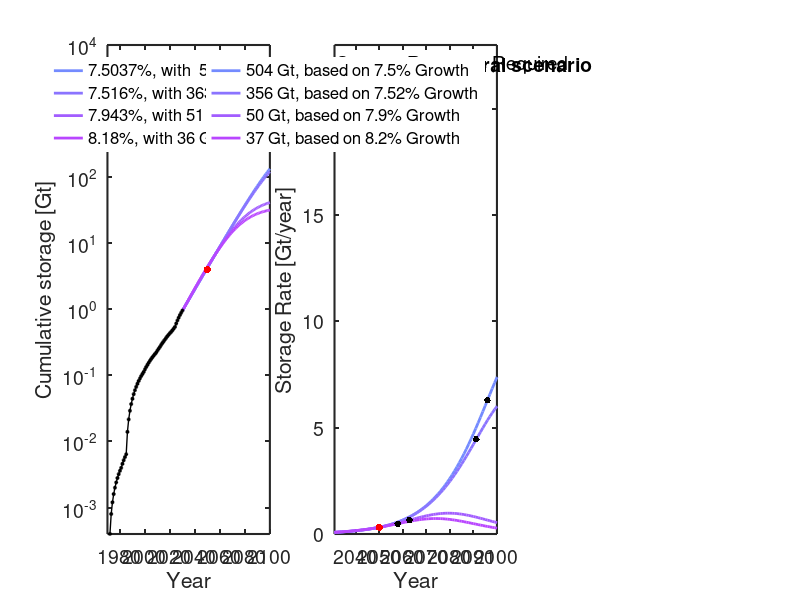

The MATLAB source for this figure:
% US national 

clear all
close all
set(0,'DefaultAxesFontSize',14, 'defaultlinelinewidth', 2,...
    'DefaultAxesTitleFontWeight', 'normal')

% Define colormaps, note that colorbrewer was used for manuscript figures,
% and requires additional packages
summercc = summer(6); 
autumncc = flipud(autumn(6)); 
greycc = flipud(gray(6)); 
coolcc = (cool(12)); 
%% Load Data - historical data 
load('USdata.txt')
years = USdata(:,1); % years
qinj = USdata(:,2); % MT - storage rate 
Q = USdata(:,3)./1000; % Gt - cumulative storage 
%% Load Data - Central scenario by CNP
load('CumulativeStorageCentral.txt')
years1 = CumulativeStorageCentral(:,1); % years
qinj1 = CumulativeStorageCentral(:,4); % MT - storage rate 
%% Input
% Growth rate fit to current data
w = 0.09;
% possible storage capacity required in 2100
Qinf = [506];
% Fit peak years
peak_year = [2100]; 
% Input for models with change in rate in 2030
year_rate_change = (2030);
% rate change
rtarget316 = [0.075037, 0.07516, 0.07943, 0.0818]; % Central 316Mt/yr Gt
% resulting storage to meet 2100 target

Qtarget316 =[ 503.7042, 355.9491, 50.3704, 36.6557]; % mod 506, 366, 50.6, 36.6 - obs 505.4473, 362.7771, 50.7197, 35.5949
% resulting peak injection
peak_target4 = [2113.5, 2108.7, 2079.4, 2074];
% vector defining years c5alculate model output
x = [years(1):2100];
%% Plot cumulative storage
figure('position', [105  337  1700  441])
subplot(1,3,1)
hold on



for i=1:length(Qtarget316)
    % trajectory from 8.6 and a rate change to 10.6
    cum_at_rate_change = exp(year_rate_change.*w).*exp(-182.6431721);
    x2 = [year_rate_change:2100];
    
    C = (Qtarget316(i)-cum_at_rate_change);
    pt = (C./(1+exp(rtarget316(i)*(peak_target4(i)-x2))));
    plot(x2,pt, 'color', coolcc(i+5,:))
end


% Plot actual data - historical growth data 
plot(years(1:end), Q(1:end),'-ok','MarkerFaceColor', 'k','MarkerSize',2, 'linewidth', 1,'HandleVisibility','off')
set(gca, 'YScale', 'log')

% Plot 4 Gt in 2050
plot(2050, 4, '.r', 'markersize', 16,'HandleVisibility','off')

% Large plot axis
text(1972, 5000, 'Growth Rates', 'fontsize', 14)
axis([1970 2100 10^-3.4 10^4])
legend({[num2str(rtarget316(1)*100), '%, with  505 Gt'], [num2str(rtarget316(2)*100), '%, with 363 Gt'],...
     [num2str(rtarget316(3)*100), '%, with 51 Gt'],...
     [num2str(rtarget316(4)*100), '%, with 36 Gt']}, ...
    'Box', 'off',  'fontsize', 12, 'Position', ...
    [0.159 0.63 0.07 0.2630])
xlabel('Year')
ylabel('Cumulative storage [Gt]')
box on
set(gca, 'YScale', 'log')
set(gca, 'Color', 'white');
set(gca,'linewidth',1.5)
text(2070,5000, 'Central scenario', 'fontsize', 14, 'FontWeight', 'bold')
%% Storage rate subplot
subplot(1,3,2)
hold on

    
% Calculate rate change storage curves of Qtarget2
for i=1:length(Qtarget316)
    cum_2030 = exp(year_rate_change.*w).*exp(-182.6431721);
    x2 = [year_rate_change:2150];
    
    C = (Qtarget316(i)-cum_2030);
    
    yrate2 = (C.*rtarget316(i).*exp(rtarget316(i).*(peak_target4(i)-x2)))./((1+exp(rtarget316(i).*(peak_target4(i)-x2))).^2);
    
    plot(x2,yrate2, 'color', coolcc(i+5,:))
end



    % Calculate inflection years
inflection_time_red = peak_target4-log(2+sqrt(3))./rtarget316;
C = (Qtarget316-cum_2030);
y_inflect_red = (C.*rtarget316.*exp(rtarget316.*(peak_target4-inflection_time_red)))./...
        ((1+exp(rtarget316.*(peak_target4-inflection_time_red))).^2);

    
% Label and plot inflection years  

plot(inflection_time_red, y_inflect_red, '.k', 'markersize', 15)



plot(2050, 0.316, '.r', 'markersize', 16,'HandleVisibility','off')
% Format and annotate plot
box on
xlabel('Year')
ylabel('Storage Rate [Gt/year]')
set(gca,'linewidth',1.5)
set(gca, 'Color', 'white')
axis([2031 2100 0 23])
set(gcf, 'Color', [1,1,1]);


text(2032, 22.1, sprintf('Storage Resource Required'), 'fontsize', 14)
legend({
    [num2str(round(Qtarget316(1))), ' Gt, based on 7.5% Growth'],[num2str(round(Qtarget316(2))), ' Gt, based on 7.52% Growth'],...
    [num2str(round(Qtarget316(3))), ' Gt, based on 7.9% Growth'],[num2str(round(Qtarget316(4))), ' Gt, based on 8.2% Growth']}, ...
    'Box', 'off',  'fontsize', 12,... 
    'Position',[0.444 0.63 0.07 0.2630])
text(2075,22.1, 'Central scenario', 'fontsize', 14, 'FontWeight', 'bold')
